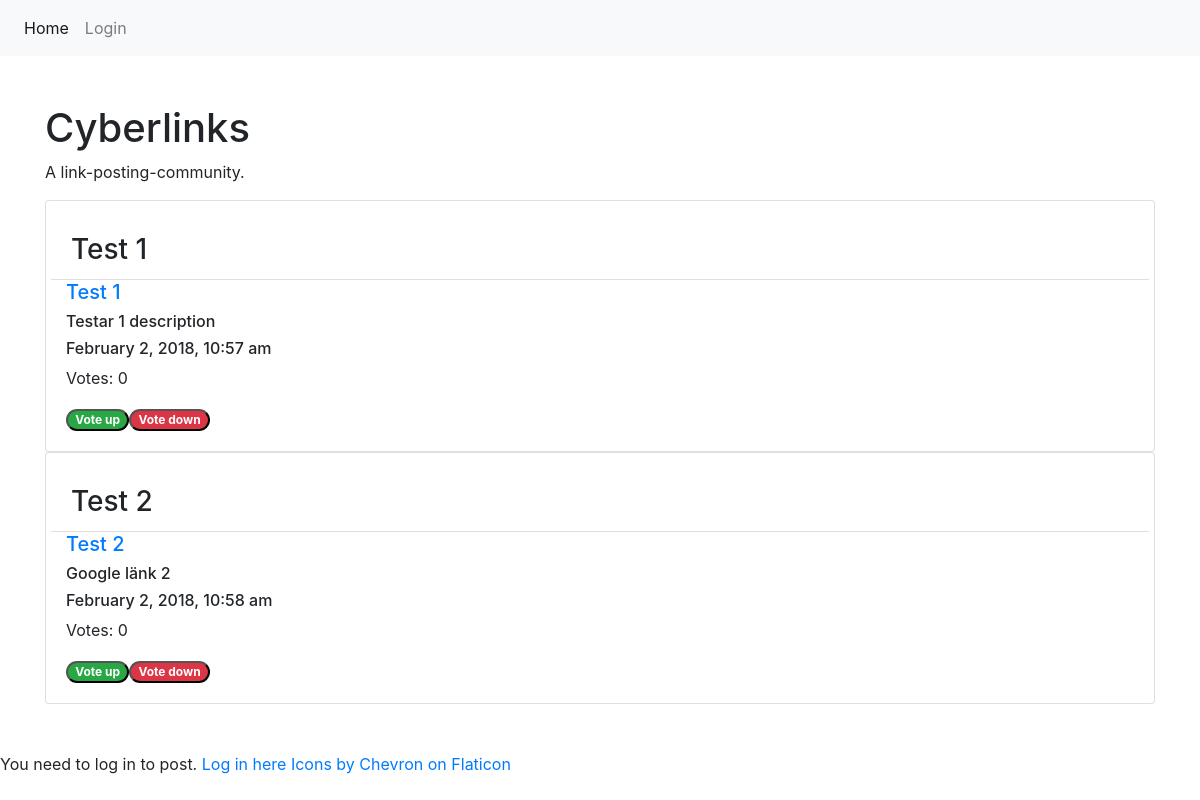
Before: / with the older database file.
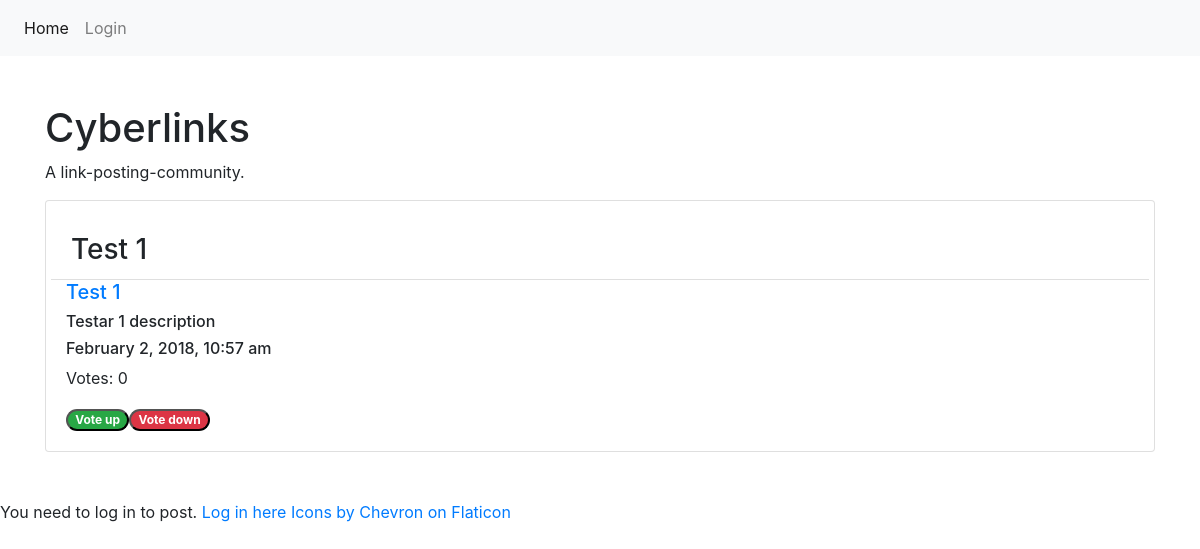
After: the same page with the newer database file.
### tables this page shows
CREATE TABLE "Entry" (
	`entry_id`	INTEGER NOT NULL PRIMARY KEY AUTOINCREMENT UNIQUE,
	`title`	TEXT NOT NULL,
	`description`	TEXT NOT NULL,
	`link`	TEXT NOT NULL,
	`post_date`	TEXT NOT NULL,
	`poster`	TEXT NOT NULL
);

### app/config.php (called while the page is built, shortened)
<?php
return [
    'title' => 'Cyberlinks',
    'database_path' => sprintf('sqlite:%s/database/data1.db', __DIR__),
];

### app/autoload.php (called while the page is built, shortened)
<?php
$config = require __DIR__.'/config.php';

### index.php (the view, shortened to what this page needs)
<?php
require __DIR__.'/views/header.php';
?>
<article>
  <h1><?php echo $config['title']; ?></h1>
  <p>A link-posting-community.</p>
</article>
  <?php
  $stmt = $pdo->prepare("SELECT Entry.*, User.user_id, User.username, User.avatar, Votes.* FROM Entry JOIN User ON Entry.poster=User.username JOIN Votes ON Votes.vote_id=Entry.entry_id ORDER BY score DESC");
  $stmt->execute();
  $entries = $stmt->fetchAll(PDO::FETCH_ASSOC);
  foreach ($entries as $entry) {
    $title = $entry['title'];
    $link = $entry['link'];
    $description = $entry['description'];
    $post_date = $entry['post_date'];
    $score = $entry['score'] ?>
<div class="card">
  <div class="card-body">
      <div class="row">
        <h3 class="card-header col-12"><?php echo $title ?></h3>
        <h5 class="col-12"><a href="<?php echo $link; ?>" target="_blank"> <?php echo $entry['title']; ?></a></h5>
        <h6 class="col-12"><?php echo $description ?></h6>
        <h6 class="col-12"><?php echo $post_date ?></h6>
        <p class="col-12"><?php echo "Votes: ".$entry['score']?></p>
      </div>
      <div class="col-12">
        <div class="row">
          <form action="/app/auth/upVote.php" method="post">
            <button type="submit" class="badge badge-pill badge-success" name="upv">Vote up</button>
          </form>
          <form action="/app/auth/downVote.php" method="post">
            <button type="submit" class="badge badge-pill badge-danger" name="downv">Vote down</button>
          </form>
        </div>
      </div>
  </div>
</div>
  <?php
  }?>
</div>
<?php if (isset($_SESSION['userSession'])) {
  require __DIR__.'/newpost.php';
} else {
  echo "You need to log in to post.";?>
  <a href="/login.php">Log in here</a>
  <?php
}
require __DIR__.'/views/footer.php';
?>
<a href="https://www.flaticon.com/search?word=chevron">Icons by Chevron on Flaticon</a>

### views/header.php (shortened to what this page needs)
<?php
require __DIR__.'/../app/autoload.php';
?>
<!DOCTYPE html>
<html lang="en">
<head>
    <link rel="stylesheet" href="https://maxcdn.bootstrapcdn.com/bootstrap/4.0.0-beta.2/css/bootstrap.min.css">
    <link rel="stylesheet" href="/assets/styles/main.css">
</head>
<body>
    <?php require __DIR__.'/navigation.php'; ?>
    <div class="container py-5">

### views/navigation.php (shortened to what this page needs)
<nav class="navbar navbar-expand-lg navbar-light bg-light">
    <ul class="navbar-nav">
        <li class="nav-item">
            <a class="nav-link <?php echo $_SERVER['SCRIPT_NAME'] === '/index.php' ? 'active' : ''; ?>" href="/index.php">Home</a>
        </li>
        <?php if (isset($_SESSION['userSession'])) : ?>
        <li class="nav-item">
                <a class="nav-link" href="/app/auth/authlogout.php">Logout</a>
          <?php else: ?>
                <a class="nav-link <?php echo $_SERVER['SCRIPT_NAME'] === '/login.php' ? 'active' : ''; ?>" href="login.php">Login</a>
        <?php endif; ?>
    </ul>
</nav>

### views/footer.php (shortened to what this page needs)
</body>
</html>

### assets/styles/main.css (style rules this page uses)
.card-header { background-color: white; }

Changed rows visible on the page:
removed entry: title "Test 2", description "Google länk 2", post_date "February 2, 2018, 10:58 am", score "0"
